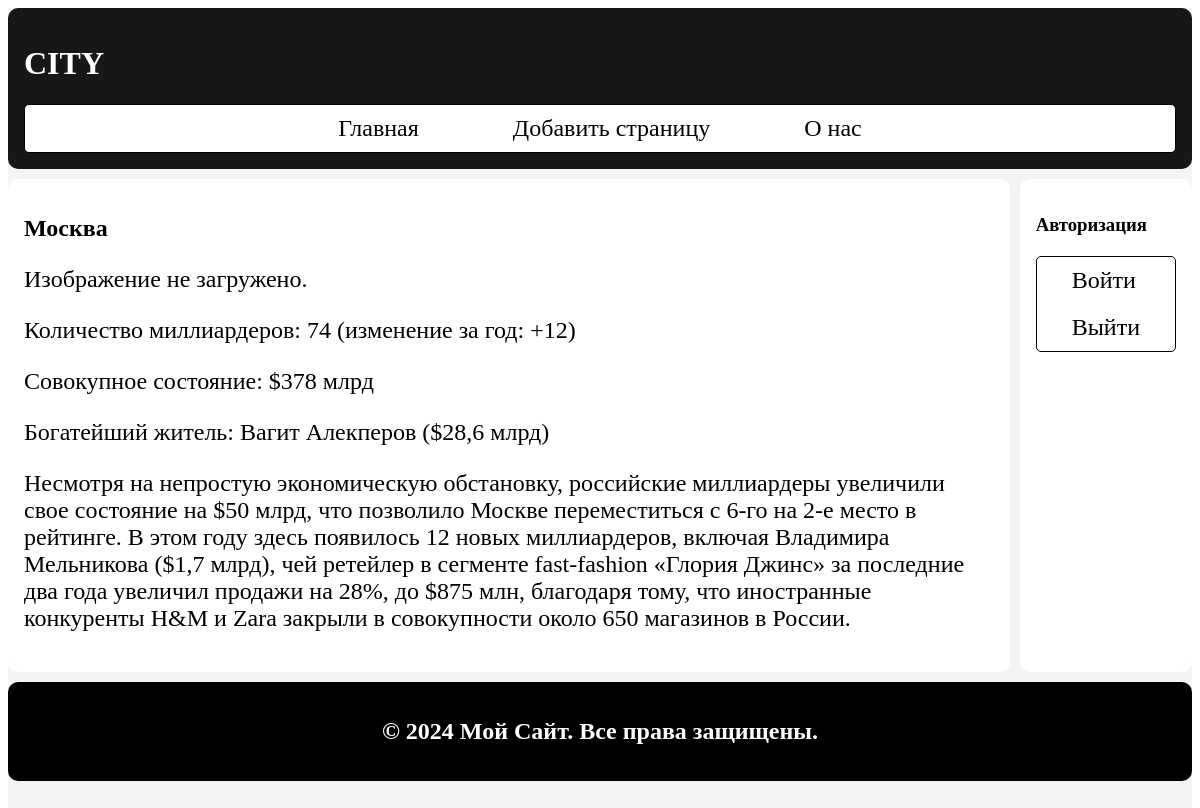
The app's page /post/moskva with its own data.
### appcity/models.py (models this page shows, shortened)
class City(models.Model):
    class Status(models.IntegerChoices):
        DRAFT = 0, 'Черновик'
        PUBLISHED = 1, 'Опубликовано'
    title = models.CharField(max_length=250,verbose_name="Заголовк")
    slug=models.SlugField(max_length=250,unique=True,db_index=True,verbose_name="Слог")
    content=models.TextField(blank = True,verbose_name="Контент")
    time_create = models.DateTimeField(auto_now_add=True)
    time_update=models.DateTimeField(auto_now=True)
    is_published = models.BooleanField(choices=tuple(map(lambda x: (bool(x[0]), x[1]), Status.choices)),
                                       default=Status.DRAFT, verbose_name="Статус")
    image = models.ImageField(upload_to='uploads/', blank=True, null=True,verbose_name="Фото")  # Поле для изображения

### appcity/views.py (the view)
# urls.py: path('post/<slug:post_slug>',views.show_post,name='post'),
def show_post(request, post_slug):
    post = get_object_or_404(City, slug=post_slug)
    data = {
        'title': post.title,
        'menu': menu,
        'post': post,
        'cat_selected': 1,
    }
    return render(request, 'city/post.html', context=data)

### appcity/templates/city/post.html
{%extends 'base.html' %}
{% block content %}
<h1>{{post.title}}</h1>
{% if post.image %}
    <img src="{{ post.image.url }}" alt="{{ post.title }}" style="max-width: 100%; height: auto;">
{% else %}
    <p>Изображение не загружено.</p>
{% endif %}
{{post.content|linebreaks}}
{%endblock%}

### appcity/static/city/css/main.css (style rules this page uses)
p { font-size: 24px; display: block; margin-block-start: 1em; margin-block-end: 1em; margin-inline-start: 0px; margin-inline-end: 0px; unicode-bidi: isolate; }

### records on screen
City: title "Москва", content "Количество миллиардеров: 74 (изменение за год: +12) Совокупное состояние: $378 млрд Богатейший житель: Вагит Алекперов ($28,6 млрд) Несмотря на непростую экономическую обстановку, российские миллиардеры увеличили свое состояние на $50 млрд, что позволило Москве переместиться с 6-го на 2-е место в рейтинге. В этом году здесь появилось 12 новых миллиардеров, включая Владимира Мельникова ($1,7 млрд), чей ретейлер в сегменте fast-fashion «Глория Джинс» за последние два года увеличил продажи на 28%, до $875 млн, благодаря тому, что иностранные конкуренты H&M и Zara закрыли в совокупности около 650 магазинов в России."

### other values on screen
{{ i.title }} "Главная" "Добавить страницу" "О нас"
